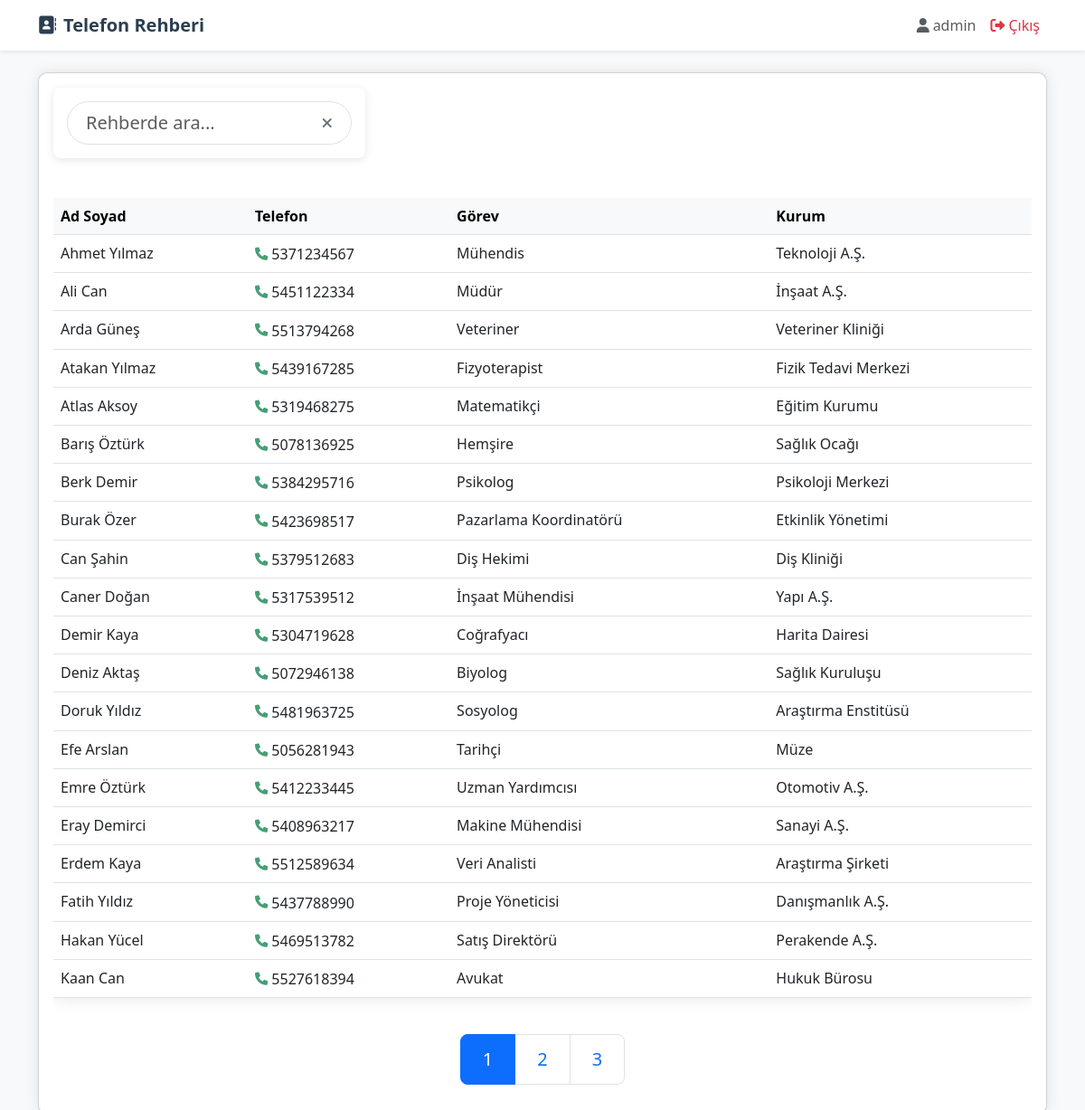
The app's page /contacts (signed in) with its own data.
### app.py (models this page shows, shortened)
class User(UserMixin, db.Model):
    id = db.Column(db.Integer, primary_key=True)
    username = db.Column(db.String(80), unique=True, nullable=False)
    password_hash = db.Column(db.String(120), nullable=False)
    role = db.Column(db.String(20), nullable=False)

class Contact(db.Model):
    id = db.Column(db.Integer, primary_key=True)
    ad_soyad = db.Column(db.String(100), nullable=False)
    telefon = db.Column(db.String(10), nullable=False)
    gorev = db.Column(db.String(100))
    kurum = db.Column(db.String(100))
    created_at = db.Column(db.DateTime, default=datetime.utcnow)

### app.py (the view)
@app.route('/contacts')
@login_required
def contacts():
    total_contacts = Contact.query.count()
    num_tabs = (total_contacts + 19) // 20  # Round up division
    current_tab = request.args.get('tab', 1, type=int)
    current_tab = max(1, min(current_tab, num_tabs)) if num_tabs > 0 else 1
    offset = (current_tab - 1) * 20
    contacts = Contact.query.order_by(Contact.ad_soyad).offset(offset).limit(20).all()
    return render_template('contacts.html',
                         contacts=contacts,
                         current_tab=current_tab,
                         num_tabs=num_tabs)

### app.py (called while the page is built)
@login_manager.user_loader
def load_user(user_id):
    return User.query.get(int(user_id))

### templates/contacts.html (shortened to what this page needs)
{% extends "base.html" %}
{% block content %}
<div class="row mb-4">
    <div class="col-md-12">
        <div class="card">
            <div class="card-body">
                <div class="row mb-4">
                    <div class="col-md-4">
                        <div class="search-form">
                            <div class="input-group">
                                <input type="text" id="searchInput" class="form-control form-control-lg shadow-none"
                                       placeholder="Rehberde ara..." style="border-radius: 25px; padding-left: 20px;">
                                <button id="clearSearch" class="btn btn-link text-secondary" style="position: absolute; right: 10px; top: 50%; transform: translateY(-50%); z-index: 4; border: none;">
                                    <i class="fas fa-times"></i>
                                </button>
                            </div>
                        </div>
                    </div>
                    <div class="col-md-8 text-end">
                    </div>
                </div>
                <form id="deleteForm" action="{{ url_for('delete_selected') }}" method="POST">
                    <div class="table-responsive">
                        <table class="table table-hover">
                            <thead class="table-light">
                                <tr>
                                    <th>Ad Soyad</th>
                                    <th>Telefon</th>
                                    <th>Görev</th>
                                    <th>Kurum</th>
                                </tr>
                            </thead>
                            <tbody>
                                {% for contact in contacts %}
                                <tr>
                                    <td>{{ contact.ad_soyad }}</td>
                                    <td>
                                        <a href="tel:+90{{ contact.telefon }}" class="text-decoration-none phone-link">
                                            <i class="fas fa-phone me-1 text-success"></i>{{ contact.telefon }}
                                        </a>
                                    </td>
                                    <td>{{ contact.gorev }}</td>
                                    <td>{{ contact.kurum }}</td>
                                </tr>
                                {% endfor %}
                            </tbody>
                        </table>
                    </div>
                </form>
                {% if num_tabs > 1 %}
                <div class="mt-4 d-flex justify-content-center">
                    <nav>
                        <ul class="pagination pagination-lg">
                            {% for tab in range(1, num_tabs + 1) %}
                            <li class="page-item {% if tab == current_tab %}active{% endif %}">
                                <a class="page-link" href="{{ url_for('contacts', tab=tab) }}">{{ tab }}</a>
                            </li>
                            {% endfor %}
                        </ul>
                    </nav>
                </div>
                {% endif %}
            </div>
        </div>
    </div>
</div>
{% endblock %}

### templates/base.html (shortened to what this page needs)
<!DOCTYPE html>
<html lang="tr">
<head>
    <link href="https://cdn.jsdelivr.net/npm/bootstrap@5.3.0/dist/css/bootstrap.min.css" rel="stylesheet">
    <link href="https://cdnjs.cloudflare.com/ajax/libs/font-awesome/6.0.0/css/all.min.css" rel="stylesheet">
</head>
<body class="bg-light">
    <nav class="navbar navbar-expand-lg navbar-light bg-white shadow-sm">
        <div class="container">
            <a class="navbar-brand" href="{{ url_for('contacts') }}">
                <i class="fas fa-address-book me-2"></i>Telefon Rehberi
            </a>
            {% if current_user.is_authenticated %}
            <div class="navbar-nav ms-auto">
                <span class="nav-item nav-link text-muted">
                    <i class="fas fa-user me-1"></i>{{ current_user.username }}
                </span>
                <a class="nav-item nav-link text-danger" href="{{ url_for('logout') }}">
                    <i class="fas fa-sign-out-alt me-1"></i>Çıkış
                </a>
            </div>
            {% endif %}
        </div>
    </nav>
    <div class="container mt-4">
        {% block content %}{% endblock %}
    </div>
</body>
</html>

### templates/base.html (style rules this page uses)
.navbar-brand { font-weight: bold; color: #2c3e50 !important; }
.table { box-shadow: 0 0 20px rgba(0,0,0,0.1); }
.card { box-shadow: 0 0 15px rgba(0,0,0,0.1); border-radius: 10px; }
.search-form { background: #fff; padding: 15px; border-radius: 8px; box-shadow: 0 2px 10px rgba(0,0,0,0.1); margin-bottom: 20px; }
.search-form .input-group { position: relative; }
.phone-link { color: inherit; transition: all 0.3s ease; display: inline-flex; align-items: center; }
.phone-link i { font-size: 0.9em; opacity: 0.8; }

### records on screen
User: username "admin"
Contact: ad_soyad "Ahmet Yılmaz", telefon "5371234567", gorev "Mühendis", kurum "Teknoloji A.Ş."
Contact: ad_soyad "Ali Can", telefon "5451122334", gorev "Müdür", kurum "İnşaat A.Ş."
Contact: ad_soyad "Arda Güneş", telefon "5513794268", gorev "Veteriner", kurum "Veteriner Kliniği"
Contact: ad_soyad "Atakan Yılmaz", telefon "5439167285", gorev "Fizyoterapist", kurum "Fizik Tedavi Merkezi"
Contact: ad_soyad "Atlas Aksoy", telefon "5319468275", gorev "Matematikçi", kurum "Eğitim Kurumu"
Contact: ad_soyad "Barış Öztürk", telefon "5078136925", gorev "Hemşire", kurum "Sağlık Ocağı"
Contact: ad_soyad "Berk Demir", telefon "5384295716", gorev "Psikolog", kurum "Psikoloji Merkezi"
Contact: ad_soyad "Burak Özer", telefon "5423698517", gorev "Pazarlama Koordinatörü", kurum "Etkinlik Yönetimi"
Contact: ad_soyad "Can Şahin", telefon "5379512683", gorev "Diş Hekimi", kurum "Diş Kliniği"
Contact: ad_soyad "Caner Doğan", telefon "5317539512", gorev "İnşaat Mühendisi", kurum "Yapı A.Ş."
Contact: ad_soyad "Demir Kaya", telefon "5304719628", gorev "Coğrafyacı", kurum "Harita Dairesi"
Contact: ad_soyad "Deniz Aktaş", telefon "5072946138", gorev "Biyolog", kurum "Sağlık Kuruluşu"
Contact: ad_soyad "Doruk Yıldız", telefon "5481963725", gorev "Sosyolog", kurum "Araştırma Enstitüsü"
Contact: ad_soyad "Efe Arslan", telefon "5056281943", gorev "Tarihçi", kurum "Müze"
Contact: ad_soyad "Emre Öztürk", telefon "5412233445", gorev "Uzman Yardımcısı", kurum "Otomotiv A.Ş."
Contact: ad_soyad "Eray Demirci", telefon "5408963217", gorev "Makine Mühendisi", kurum "Sanayi A.Ş."
Contact: ad_soyad "Erdem Kaya", telefon "5512589634", gorev "Veri Analisti", kurum "Araştırma Şirketi"
Contact: ad_soyad "Fatih Yıldız", telefon "5437788990", gorev "Proje Yöneticisi", kurum "Danışmanlık A.Ş."
Contact: ad_soyad "Hakan Yücel", telefon "5469513782", gorev "Satış Direktörü", kurum "Perakende A.Ş."
Contact: ad_soyad "Kaan Can", telefon "5527618394", gorev "Avukat", kurum "Hukuk Bürosu"

### other values on screen
{{ tab }} "1" "2" "3"
